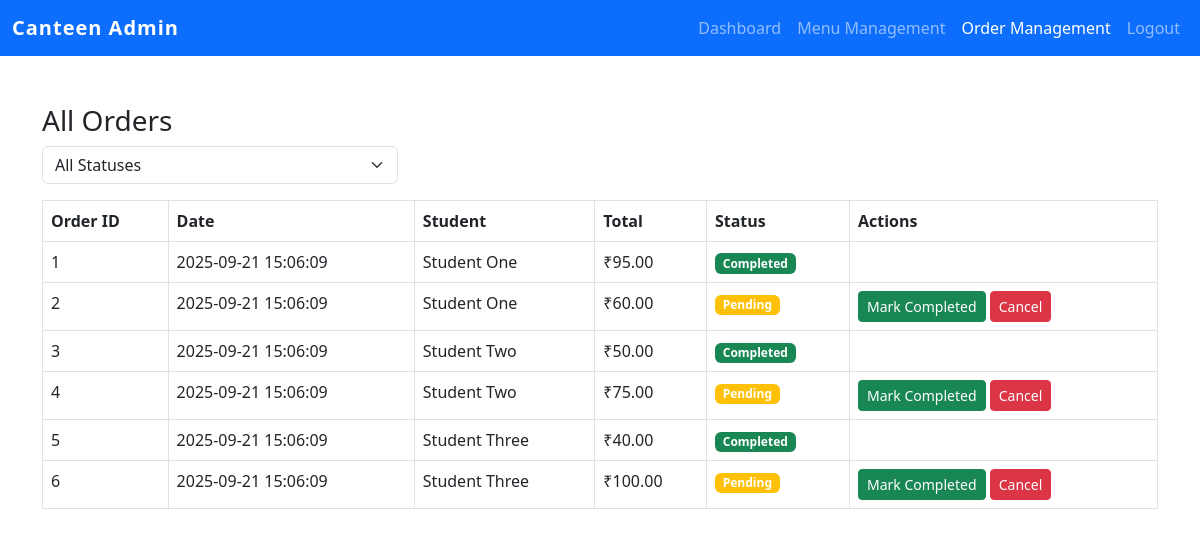
The app's page /frontend/admin_orders.php (signed in) with its own data.
### tables this page shows
CREATE TABLE IF NOT EXISTS orders (
    order_id INT AUTO_INCREMENT PRIMARY KEY,  
    user_id INT NOT NULL,  
    order_date DATETIME DEFAULT CURRENT_TIMESTAMP,  
    total_amount DECIMAL(10,2) NOT NULL,  
    status ENUM('pending','completed','cancelled') DEFAULT 'pending',  
    FOREIGN KEY (user_id) REFERENCES users(user_id)  
);

CREATE TABLE IF NOT EXISTS users (
    user_id INT AUTO_INCREMENT PRIMARY KEY,  
    name VARCHAR(100) NOT NULL,  
    email VARCHAR(100) NOT NULL UNIQUE,  
    password VARCHAR(255) NOT NULL,  
    role ENUM('admin','student') NOT NULL,  
    created_at TIMESTAMP DEFAULT CURRENT_TIMESTAMP  
);

### frontend/admin_orders.php (the view, shortened to what this page needs)
<?php
require_once '../includes/db_connect.php';
$orders = [];
$res = $conn->query('SELECT o.*, u.name as student FROM orders o JOIN users u ON o.user_id = u.user_id ORDER BY o.order_date DESC');
while ($row = $res->fetch_assoc()) {
    $orders[] = $row;
}
?>
<!DOCTYPE html>
<html lang="en">
<head>
    <link rel="stylesheet" href="../assets/css/style.css">
    <link rel="stylesheet" href="https://cdn.jsdelivr.net/npm/bootstrap@5.3.0/dist/css/bootstrap.min.css">
</head>
<body>
<nav class="navbar navbar-expand-lg navbar-dark bg-primary">
  <div class="container-fluid">
    <a class="navbar-brand" href="admin_dashboard.php">Canteen Admin</a>
    <div class="collapse navbar-collapse" id="navbarNav">
      <ul class="navbar-nav ms-auto">
        <li class="nav-item"><a class="nav-link" href="admin_dashboard.php">Dashboard</a></li>
        <li class="nav-item"><a class="nav-link" href="admin_menu.php">Menu Management</a></li>
        <li class="nav-item"><a class="nav-link active" href="admin_orders.php">Order Management</a></li>
        <li class="nav-item"><a class="nav-link" href="../backend/logout.php">Logout</a></li>
      </ul>
    </div>
  </div>
</nav>
<div class="container mt-5">
    <h3>All Orders</h3>
    <div class="row mb-3">
        <div class="col-md-4">
            <select id="orderStatusFilter" class="form-select">
                <option value="">All Statuses</option>
            </select>
        </div>
    </div>
    <table class="table table-bordered" id="orders-table">
        <thead>
            <tr>
                <th>Order ID</th>
                <th>Date</th>
                <th>Student</th>
                <th>Total</th>
                <th>Status</th>
                <th>Actions</th>
            </tr>
        </thead>
        <tbody>
            <?php foreach ($orders as $order): ?>
            <tr class="order-row" data-status="<?= strtolower($order['status']) ?>">
                <td><?= $order['order_id'] ?></td>
                <td><?= $order['order_date'] ?></td>
                <td><?= htmlspecialchars($order['student']) ?></td>
                <td>₹<?= number_format($order['total_amount'],2) ?></td>
                <td>
                    <?php
                    $badge = 'warning';
                    if ($order['status'] === 'completed') $badge = 'success';
                    ?>
                    <span class="badge bg-<?= $badge ?>"><?= ucfirst($order['status']) ?></span>
                </td>
                <td>
                    <?php if ($order['status'] === 'pending'): ?>
                        <button class="btn btn-success btn-sm update-status-btn" data-id="<?= $order['order_id'] ?>" data-status="completed">Mark Completed</button>
                        <button class="btn btn-danger btn-sm update-status-btn" data-id="<?= $order['order_id'] ?>" data-status="cancelled">Cancel</button>
                    <?php endif; ?>
                </td>
            </tr>
            <?php endforeach; ?>

### assets/css/style.css (style rules this page uses)
.btn-primary, .btn-success, .btn-danger, .btn-warning { border-radius: 20px; font-weight: 500; }
.badge { font-size: 1em; padding: 0.5em 1em; border-radius: 12px; }
body { font-family: 'Segoe UI', Arial, sans-serif; background: #fafafa; }
.table { font-size: 1rem; }
.navbar-brand { font-weight: 600; letter-spacing: 1px; }
.btn { border-radius: 0.5rem; font-weight: 500; }
.mt-5 { margin-top: 2rem !important; }

### records on screen
orders: order_id "1", order_date "2025-09-21 15:06:09", user.name "Student One", total_amount "95.00", status "Completed"
orders: order_id "2", order_date "2025-09-21 15:06:09", user.name "Student One", total_amount "60.00", status "Pending"
orders: order_id "3", order_date "2025-09-21 15:06:09", user.name "Student Two", total_amount "50.00", status "Completed"
orders: order_id "4", order_date "2025-09-21 15:06:09", user.name "Student Two", total_amount "75.00", status "Pending"
orders: order_id "5", order_date "2025-09-21 15:06:09", user.name "Student Three", total_amount "40.00", status "Completed"
orders: order_id "6", order_date "2025-09-21 15:06:09", user.name "Student Three", total_amount "100.00", status "Pending"
